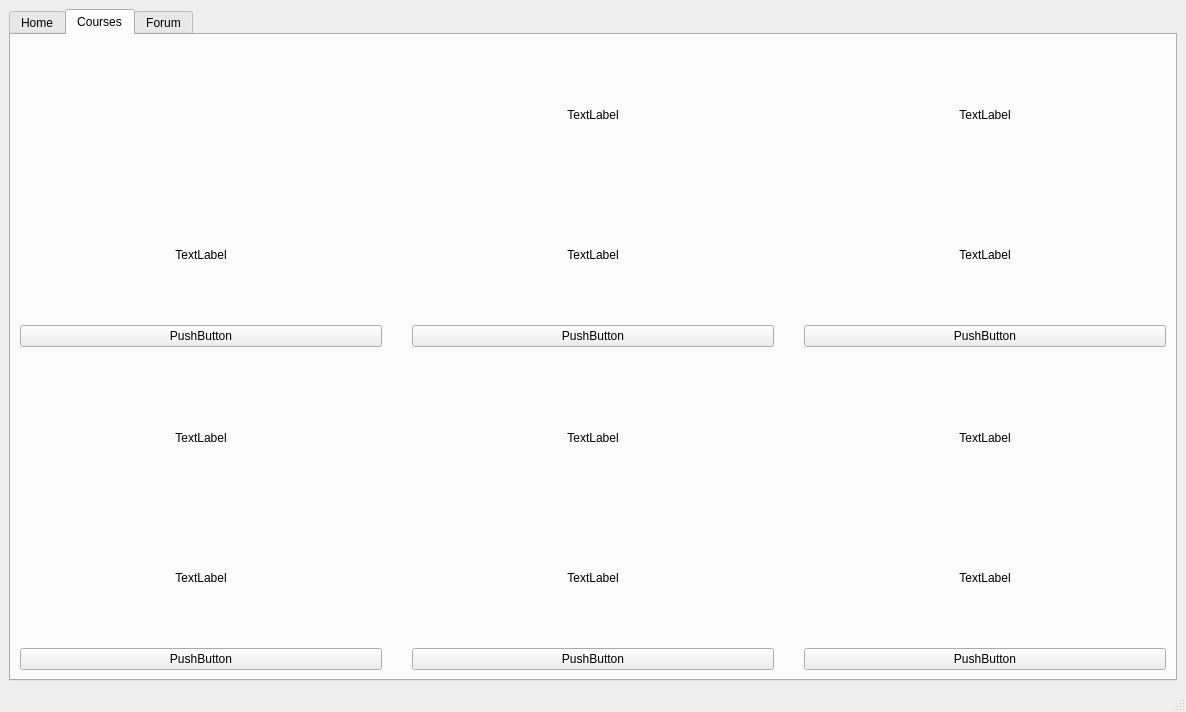
<?xml version="1.0" encoding="UTF-8"?>
<ui version="4.0">
 <class>Student</class>
 <widget class="QMainWindow" name="Student">
  <property name="geometry">
   <rect>
    <x>0</x>
    <y>0</y>
    <width>1186</width>
    <height>712</height>
   </rect>
  </property>
  <property name="sizePolicy">
   <sizepolicy hsizetype="Preferred" vsizetype="Preferred">
    <horstretch>0</horstretch>
    <verstretch>0</verstretch>
   </sizepolicy>
  </property>
  <property name="windowTitle">
   <string>MainWindow</string>
  </property>
  <property name="layoutDirection">
   <enum>Qt::LeftToRight</enum>
  </property>
  <widget class="QWidget" name="centralwidget">
   <layout class="QHBoxLayout" name="horizontalLayout">
    <item>
     <widget class="QTabWidget" name="tabWidget">
      <property name="contextMenuPolicy">
       <enum>Qt::CustomContextMenu</enum>
      </property>
      <property name="currentIndex">
       <number>1</number>
      </property>
      <widget class="QWidget" name="homeTab">
       <attribute name="title">
        <string>Home</string>
       </attribute>
       <widget class="QPushButton" name="loginAgainPushButton">
        <property name="geometry">
         <rect>
          <x>90</x>
          <y>480</y>
          <width>115</width>
          <height>32</height>
         </rect>
        </property>
        <property name="sizePolicy">
         <sizepolicy hsizetype="Fixed" vsizetype="Fixed">
          <horstretch>100</horstretch>
          <verstretch>0</verstretch>
         </sizepolicy>
        </property>
        <property name="minimumSize">
         <size>
          <width>30</width>
          <height>0</height>
         </size>
        </property>
        <property name="cursor">
         <cursorShape>PointingHandCursor</cursorShape>
        </property>
        <property name="layoutDirection">
         <enum>Qt::LeftToRight</enum>
        </property>
        <property name="autoFillBackground">
         <bool>false</bool>
        </property>
        <property name="text">
         <string>LoginAgain</string>
        </property>
       </widget>
       <widget class="QCalendarWidget" name="calendarWidget">
        <property name="geometry">
         <rect>
          <x>830</x>
          <y>90</y>
          <width>231</width>
          <height>221</height>
         </rect>
        </property>
       </widget>
       <widget class="QLabel" name="label">
        <property name="geometry">
         <rect>
          <x>100</x>
          <y>60</y>
          <width>171</width>
          <height>22</height>
         </rect>
        </property>
        <property name="text">
         <string>Information</string>
        </property>
       </widget>
       <widget class="QLabel" name="label_2">
        <property name="geometry">
         <rect>
          <x>470</x>
          <y>60</y>
          <width>85</width>
          <height>22</height>
         </rect>
        </property>
        <property name="text">
         <string>Bulletin</string>
        </property>
       </widget>
       <widget class="QListWidget" name="listWidget">
        <property name="geometry">
         <rect>
          <x>20</x>
          <y>90</y>
          <width>256</width>
          <height>351</height>
         </rect>
        </property>
       </widget>
       <widget class="QListWidget" name="listWidget_2">
        <property name="geometry">
         <rect>
          <x>390</x>
          <y>100</y>
          <width>256</width>
          <height>341</height>
         </rect>
        </property>
       </widget>
      </widget>
      <widget class="QWidget" name="courseTab">
       <attribute name="title">
        <string>Courses</string>
       </attribute>
       <layout class="QGridLayout" name="gridLayout">
        <property name="horizontalSpacing">
         <number>30</number>
        </property>
        <property name="verticalSpacing">
         <number>20</number>
        </property>
        <item row="0" column="0">
         <layout class="QVBoxLayout" name="verticalLayout">
          <item>
           <widget class="QLabel" name="label1">
            <property name="text">
             <string>&lt;html&gt;&lt;head/&gt;&lt;body&gt;&lt;p&gt;&lt;img src=&quot;:/image/1.png&quot;/&gt;&lt;/p&gt;&lt;/body&gt;&lt;/html&gt;</string>
            </property>
            <property name="scaledContents">
             <bool>false</bool>
            </property>
            <property name="alignment">
             <set>Qt::AlignCenter</set>
            </property>
           </widget>
          </item>
          <item>
           <widget class="QLabel" name="label11">
            <property name="text">
             <string>TextLabel</string>
            </property>
            <property name="alignment">
             <set>Qt::AlignCenter</set>
            </property>
           </widget>
          </item>
          <item>
           <widget class="QPushButton" name="pushButton1">
            <property name="text">
             <string>PushButton</string>
            </property>
           </widget>
          </item>
         </layout>
        </item>
        <item row="0" column="1">
         <layout class="QVBoxLayout" name="verticalLayout_2">
          <item>
           <widget class="QLabel" name="label2">
            <property name="text">
             <string>TextLabel</string>
            </property>
            <property name="scaledContents">
             <bool>false</bool>
            </property>
            <property name="alignment">
             <set>Qt::AlignCenter</set>
            </property>
           </widget>
          </item>
          <item>
           <widget class="QLabel" name="label22">
            <property name="text">
             <string>TextLabel</string>
            </property>
            <property name="alignment">
             <set>Qt::AlignCenter</set>
            </property>
           </widget>
          </item>
          <item>
           <widget class="QPushButton" name="pushButton2">
            <property name="text">
             <string>PushButton</string>
            </property>
           </widget>
          </item>
         </layout>
        </item>
        <item row="0" column="2">
         <layout class="QVBoxLayout" name="verticalLayout_3">
          <item>
           <widget class="QLabel" name="label3">
            <property name="text">
             <string>TextLabel</string>
            </property>
            <property name="scaledContents">
             <bool>false</bool>
            </property>
            <property name="alignment">
             <set>Qt::AlignCenter</set>
            </property>
           </widget>
          </item>
          <item>
           <widget class="QLabel" name="label33">
            <property name="text">
             <string>TextLabel</string>
            </property>
            <property name="alignment">
             <set>Qt::AlignCenter</set>
            </property>
           </widget>
          </item>
          <item>
           <widget class="QPushButton" name="pushButton3">
            <property name="text">
             <string>PushButton</string>
            </property>
           </widget>
          </item>
         </layout>
        </item>
        <item row="1" column="0">
         <layout class="QVBoxLayout" name="verticalLayout_4">
          <item>
           <widget class="QLabel" name="label4">
            <property name="text">
             <string>TextLabel</string>
            </property>
            <property name="scaledContents">
             <bool>false</bool>
            </property>
            <property name="alignment">
             <set>Qt::AlignCenter</set>
            </property>
           </widget>
          </item>
          <item>
           <widget class="QLabel" name="label44">
            <property name="text">
             <string>TextLabel</string>
            </property>
            <property name="alignment">
             <set>Qt::AlignCenter</set>
            </property>
           </widget>
          </item>
          <item>
           <widget class="QPushButton" name="pushButton4">
            <property name="text">
             <string>PushButton</string>
            </property>
           </widget>
          </item>
         </layout>
        </item>
        <item row="1" column="1">
         <layout class="QVBoxLayout" name="verticalLayout_5">
          <item>
           <widget class="QLabel" name="label5">
            <property name="text">
             <string>TextLabel</string>
            </property>
            <property name="alignment">
             <set>Qt::AlignCenter</set>
            </property>
           </widget>
          </item>
          <item>
           <widget class="QLabel" name="label55">
            <property name="text">
             <string>TextLabel</string>
            </property>
            <property name="alignment">
             <set>Qt::AlignCenter</set>
            </property>
           </widget>
          </item>
          <item>
           <widget class="QPushButton" name="pushButton5">
            <property name="text">
             <string>PushButton</string>
            </property>
           </widget>
          </item>
         </layout>
        </item>
        <item row="1" column="2">
         <layout class="QVBoxLayout" name="verticalLayout_6">
          <item>
           <widget class="QLabel" name="label6">
            <property name="text">
             <string>TextLabel</string>
            </property>
            <property name="alignment">
             <set>Qt::AlignCenter</set>
            </property>
           </widget>
          </item>
          <item>
           <widget class="QLabel" name="label66">
            <property name="text">
             <string>TextLabel</string>
            </property>
            <property name="alignment">
             <set>Qt::AlignCenter</set>
            </property>
           </widget>
          </item>
          <item>
           <widget class="QPushButton" name="pushButton6">
            <property name="text">
             <string>PushButton</string>
            </property>
           </widget>
          </item>
         </layout>
        </item>
       </layout>
       <zorder>verticalLayoutWidget</zorder>
       <zorder>verticalLayoutWidget_2</zorder>
       <zorder>verticalLayoutWidget_3</zorder>
       <zorder>label44</zorder>
       <zorder>verticalLayoutWidget_3</zorder>
       <zorder>verticalLayoutWidget_4</zorder>
       <zorder>verticalLayoutWidget_5</zorder>
       <zorder>verticalLayoutWidget_6</zorder>
      </widget>
      <widget class="QWidget" name="forumTab">
       <attribute name="title">
        <string>Forum</string>
       </attribute>
       <layout class="QHBoxLayout" name="horizontalLayout_2"/>
      </widget>
     </widget>
    </item>
   </layout>
  </widget>
  <widget class="QMenuBar" name="menubar">
   <property name="geometry">
    <rect>
     <x>0</x>
     <y>0</y>
     <width>1186</width>
     <height>30</height>
    </rect>
   </property>
  </widget>
  <widget class="QStatusBar" name="statusbar"/>
 </widget>
 <resources/>
 <connections/>
</ui>
